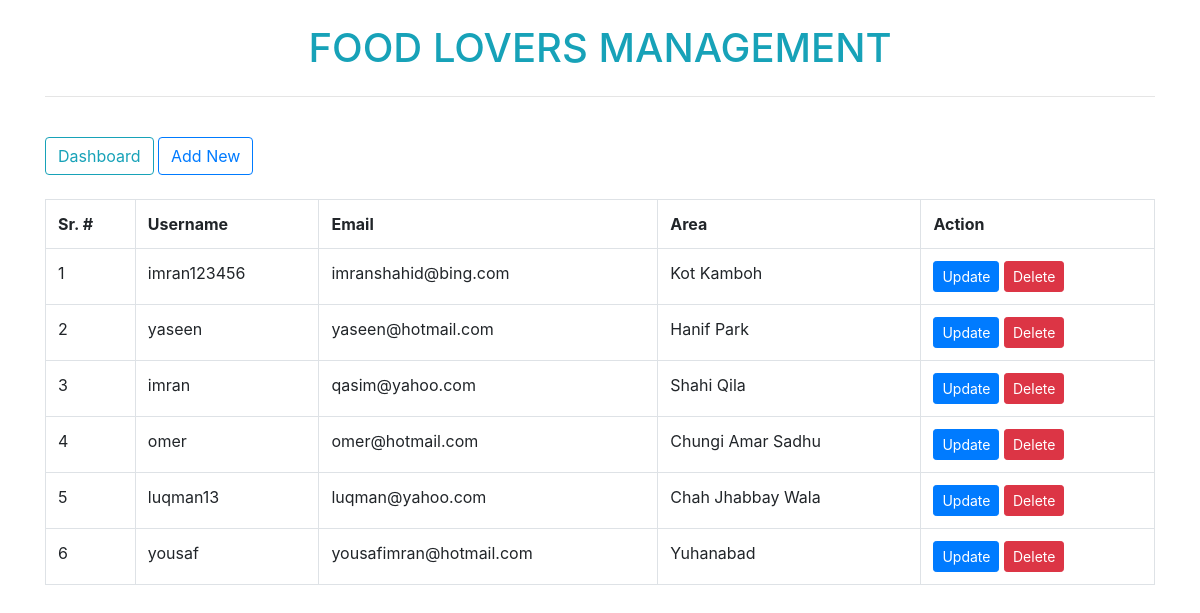
The page /admin/manage_food_lovers.php (signed in) on the database its author committed.
### tables this page shows
CREATE TABLE `users` (
  `UserID` int(11) NOT NULL,
  `Username` varchar(50) NOT NULL,
  `Password` varchar(60) NOT NULL,
  `UserType` enum('RestaurantOwner','FoodLover','Admin') NOT NULL,
  `Email` varchar(100) NOT NULL,
  `area` varchar(255) DEFAULT NULL,
  `Created_at` timestamp NOT NULL DEFAULT current_timestamp(),
  `Updated_at` timestamp NOT NULL DEFAULT current_timestamp() ON UPDATE current_timestamp()
);

### classes/Database.php (called while the page is built, shortened)
<?php
class Database
{
    public $host   = DB_HOST;
    public $user   = DB_USER;
    public $pass   = DB_PASS;
    public $dbname = DB_NAME;
    private function connectDB()
    {
        $this->link = new mysqli(
            $this->host,
            $this->user,
            $this->pass,
            $this->dbname
        );
    }
}

### classes/Admin.php (called while the page is built, shortened)
<?php
require_once "Database.php";
class Admin
{
    public $db;
    function __construct()
    {
        $this->db = new Database();
    }
    public function getFoodLovers()
    {
        $sql = "SELECT * FROM users WHERE UserType = 'FoodLover'";
        $stmt = $this->db->link->prepare($sql);
        $stmt->execute();
        $result = $stmt->get_result();
        return $result->fetch_all(MYSQLI_ASSOC);
    }
}

### admin/manage_food_lovers.php (the view, shortened to what this page needs)
<?php
require_once "../classes/Admin.php";
$getFoodLovers = new Admin();
$foodLovers = $getFoodLovers->getFoodLovers();
?>
<!doctype html>
<html lang="en">
<head>
    <div class="container">
        <h1 class="text text-center text-info text-uppercase mt-4 mb-4">
            food lovers management
        </h1>
        <hr>
        <a href="dashboard.php" class="btn btn-outline-info mt-4 mb-4">Dashboard</a>
        <a href="../index.php"  class="btn btn-outline-primary mt-4 mb-4">Add New</a>
        <table class="table table-bordered">
            <tr>
                <th>Sr. #</th>
                <th>Username</th>
                <th>Email</th>
                <th>Area</th>
                <th>Action</th>
            </tr>
            <?php $count=0; foreach ($foodLovers as $foodLover) : $count++; ?>
                <tr>
                    <td><?php echo $count; ?></td>
                    <td><?php echo htmlspecialchars($foodLover['Username']); ?></td>
                    <td><?php echo htmlspecialchars($foodLover['Email']); ?></td>
                    <td><?php echo htmlspecialchars($foodLover['area']); ?></td>
                    <td>
                        <a href="update_users.php?id=<?php echo $foodLover['UserID']?>&type=<?php echo $foodLover['UserType'] ?>" class="btn btn-sm btn-primary">Update</a>
                        <a onclick="return confirm('Confirmed Delete!');" href="?id=<?php echo $foodLover['UserID']?>" class="btn btn-sm btn-danger">Delete</a>
                    </td>
                </tr>
            <?php endforeach; ?>
        </table>
    </div>
    <link rel="stylesheet" href="https://stackpath.bootstrapcdn.com/bootstrap/4.3.1/css/bootstrap.min.css">
</head>
<body>
</body>
</html>

### rows shown on the page
users: Username "imran123456", Email "imranshahid@bing.com", area "Kot Kamboh"
users: Username "yaseen", Email "yaseen@hotmail.com", area "Hanif Park"
users: Username "imran", Email "qasim@yahoo.com", area "Shahi Qila"
users: Username "omer", Email "omer@hotmail.com", area "Chungi Amar Sadhu"
users: Username "luqman13", Email "luqman@yahoo.com", area "Chah Jhabbay Wala"
users: Username "yousaf", Email "yousafimran@hotmail.com", area "Yuhanabad"
